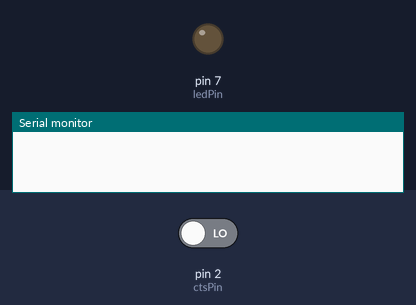
A sketch run on a simulated Arduino Uno, built with avr-gcc and run on an emulated ATmega328P. Parts: output pins drawn as LEDs (lit = HIGH), the last lines printed to the serial monitor. The test bench sets the inputs (shaded band); at power-on: pin 2 (ctsPin) LOW.

Above: at 1.2 s.
1.3 s: pin 2 (ctsPin) driven HIGH
At 1.6 s:
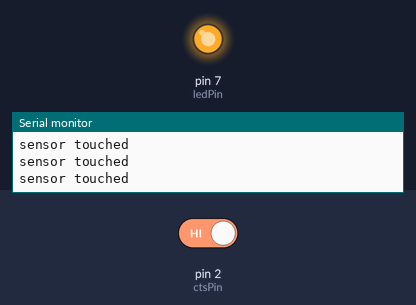
2.8 s: pin 2 (ctsPin) driven LOW
At 3.2 s:
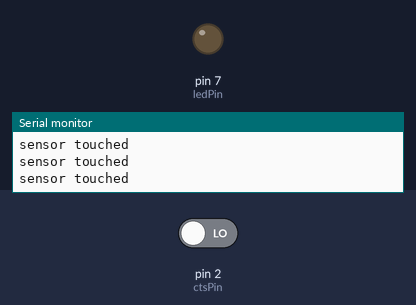
Timing chart, 0 to 5.8 s (numbered marks = the images above; inputs shaded):
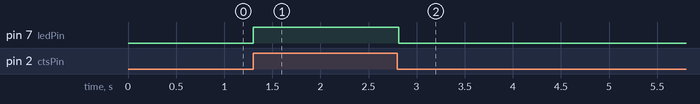

The sketch:

capacitive_touch_sensor_test.ino
```cpp
#define ctsPin 2
#define ledPin 7

void setup() {
  Serial.begin(9600);
  pinMode(ctsPin, INPUT);
  pinMode(ledPin, OUTPUT);
}

void loop() {
  int ledValue = LOW;

  // put your main code here, to run repeatedly:
  int ctsValue = digitalRead(ctsPin);

  if (ctsValue == HIGH){
    Serial.println("sensor touched");
    ledValue = HIGH;
  }

  digitalWrite(ledPin, ledValue);
}
```

Measured:
- after the input at 1.3 s, pin 7 (ledPin): LOW → HIGH at once
- after the input at 2.8 s, pin 7 (ledPin): HIGH → LOW at once
